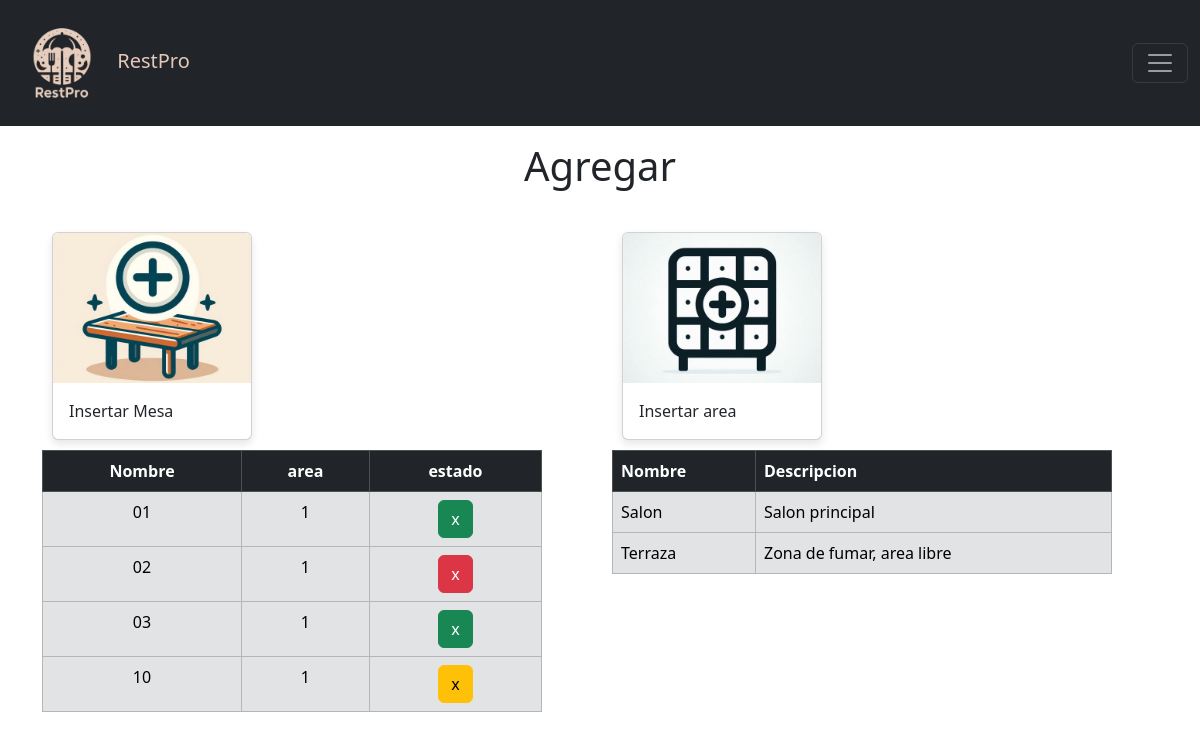
Page /vistas/agregar.php on the committed database.
### tables this page shows
CREATE TABLE IF NOT EXISTS `mesa` (
  `id` int NOT NULL AUTO_INCREMENT,
  `nombre` varchar(50) NOT NULL,
  `area` int NOT NULL,
  `n_personas` int NOT NULL,
  `estado` int NOT NULL DEFAULT '0' COMMENT '0 = disponible,\r\n1 = Ocupada,\r\n2 = Reservada',
  PRIMARY KEY (`id`)
);

CREATE TABLE IF NOT EXISTS `area` (
  `id` int NOT NULL AUTO_INCREMENT,
  `nombre` varchar(50) NOT NULL COMMENT 'Nombre de area',
  `descripcion` varchar(250) NOT NULL COMMENT 'Descripcion de area',
  PRIMARY KEY (`id`)
);

### vistas/agregar.php (the view, shortened to what this page needs)
<?php
$ubicacion = "../";
$titulo = "Agregar";
include ($ubicacion . "includes/header.php");
include ($ubicacion . "config/conexion.php");
$result = $pdo->query("SELECT * FROM area");
if ($result->rowCount() > 0) {
    $resultAreas = $result->fetchAll(PDO::FETCH_OBJ);
}
$result = $pdo->query('SELECT * FROM mesa ORDER BY nombre ASC');
if ($result->rowCount() > 0) {
    $resultMesas = $result->fetchAll(PDO::FETCH_OBJ);
}
?>
<div class="container mt-3">
    <h1 class="text-center"><?php echo $titulo; ?></h1><br>
    <div class="row">
        <div class="col">
            <div class="card">
                <a href="" data-bs-toggle="modal" data-bs-target="#agregarMesa" class="stretched-link">
                    <img class="card-img-top" src="<?php echo $ubicacion; ?>assets/imagenes/icon_add_mesa.jpg">
                    <div class="card-body">
                        Insertar Mesa
                    </div>
                </a>
            </div>
            <div class="centrar">
                <table class="table table-bordered table-dark" style="width: 500px;">
                    <thead>
                        <tr>
                            <th scope="col">Nombre</th>
                            <th scope="col">area</th>
                            <th scope="col">estado</th>
                        </tr>
                    </thead>
                    <tbody class="table-secondary">
                        <?php foreach ($resultMesas as $mesa) : ?>
                            <tr>
                                <?php if($mesa->estado == 0) { $estado = 'success'; } if($mesa->estado == 1) { $estado = 'danger'; } if($mesa->estado == 2) { $estado = 'warning'; } ?>
                                <td scope="row"><?php echo $mesa->nombre; ?></td>
                                <td scope="row"><?php echo $mesa->area; ?></td>
                                <td scope="row"><button class="btn btn-<?php echo $estado; ?>">x</button></td>
                            </tr>
                        <?php endforeach ?>
                </table>
            </div>
        </div>
        <div class="col">
            <div class="card">
                <a href="" data-bs-toggle="modal" data-bs-target="#agregarArea" class="stretched-link">
                    <img class="card-img-top" src="<?php echo $ubicacion; ?>assets/imagenes/icon_add_area.jpg">
                    <div class="card-body">
                        Insertar area
                    </div>
                </a>
            </div>
            <div>
                <table class="table table-bordered table-dark" style="width: 500px;">
                    <thead>
                        <tr>
                            <th scope="col">Nombre</th>
                            <th scope="col">Descripcion</th>
                        </tr>
                    </thead>
                    <tbody class="table-secondary">
                        <?php foreach ($resultAreas as $area) : ?>
                            <tr>
                                <td scope="row"><?php echo $area->nombre; ?></td>
                                <td scope="row"><?php echo $area->descripcion; ?></td>
                            </tr>
                        <?php endforeach ?>
                </table>
            </div>
        </div>
    </div>
</div>

### includes/header.php (shortened to what this page needs)
<!doctype html>
<html lang="es">
<head>
    <link href="https://cdn.jsdelivr.net/npm/bootstrap@5.3.3/dist/css/bootstrap.min.css" rel="stylesheet">
    <link href="https://getbootstrap.com/docs/5.3/assets/css/docs.css" rel="stylesheet">
    <link href="<?php echo $ubicacion; ?>assets/tools/styles.css" rel="stylesheet">
    <link rel="stylesheet" href="https://cdn.jsdelivr.net/npm/bootstrap-icons@1.11.3/font/bootstrap-icons.min.css">
</head>
<bod¿>
    <?php
    include_once $ubicacion."includes/navbar.php";
    ?>

### includes/navbar.php (shortened to what this page needs)
<nav class="navbar navbar-dark bg-dark">
    <div class="container-fluid">
        <a class="navbar-brand color-text-navbar" href="<?php echo $ubicacion; ?>index.php">
            <img src="<?php echo $ubicacion; ?>assets/imagenes/logo-white.png" width="100" height="100" alt="...">
            RestPro
        </a>
        <button class="navbar-toggler" type="button" data-bs-toggle="offcanvas" data-bs-target="#offcanvasNavbar"
            aria-controls="offcanvasNavbar" aria-label="Toggle navigation">
            <span class="navbar-toggler-icon"></span>
        </button>
</nav>

### assets/tools/styles.css (style rules this page uses)
.row { display: flex; row-gap: 48px; }
.centrar { text-align: center; justify-content: center; align-items: center; }
.container { margin-top: 50px; }
.card { width: 200px; margin: 10px; box-shadow: 0 4px 8px rgba(0, 0, 0, 0.1); }
.card img { height: 150px; object-fit: cover; }
.color-text-navbar { color: #e4c8ba; }

### vistas/agregar.php (style rules this page uses)
.card a { color: inherit; text-decoration: none; }
.card { transition: box-shadow 0.3s ease; }

### rows in the picture
mesa: nombre "01", area "1"
mesa: nombre "02", area "1"
mesa: nombre "03", area "1"
mesa: nombre "10", area "1"
area: nombre "Salon", descripcion "Salon principal"
area: nombre "Terraza", descripcion "Zona de fumar, area libre"

### other values in the picture
$titulo "Agregar"
